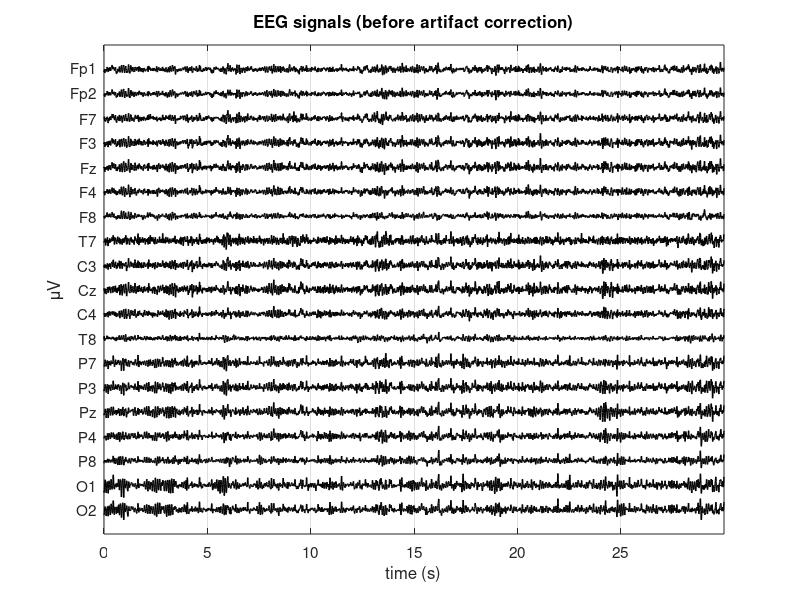

MATLAB code for this plot: (Note: this script raises an error after producing the figure.)
%% CLOSED-EYES ICA STAGE - Suggestion: run one section at a time
%%same steps as the open-eyes ICA stage
%% Closed-Eyes ICA Stage Point 1 - Load the file and plot the 19 EEG signals in time (before artifact correction)
%%Being the signals acquired in closed eyes condition, the blinking
%%artifact in frontal electrodes is not present

clear
close all
clc

load EYES_CLOSED.mat

[n,m] = size(X); % n channels, m time samples

t=[0:1:m-1]/srate; % time axis in seconds


% I plot the first 30 seconds of the tracing 
start=1;
stop=30*srate; %m;
delta=100;

figure
for i = 1:n
    plot(t(start:stop), X(i,start:stop)-delta*(i-1), 'k','linewidth',1);
    hold on
end
xlim([t(start) t(stop)])
ylim([-delta*n delta])
xlabel('time (s)')
ylabel('\muV')
title('EEG signals (before artifact correction)')
set(gca,'ytick',[-delta*(n-1):delta:0])
set(gca,'ytickLabel',fliplr(ch_names))
set(gca,'fontsize',11)
grid

%% Closed-Eyes ICA Stage Point 2 - Compute and plot the power spectral density of the 19 EEG signals (before artifact correction)
%It is possible to note that the signals here, compared to Open-Eyes ICA Stage, has
%a more prominent alpha activity (peak around 10 Hz) since here the subject
%is with closed eyes, and alpha rhythm is amplified in absence of visual
%input

window=srate*5;  %I use sections of 5 seconds (number of points per section = 5*srate=5*128)
NFFT=2*window; %number of points used for estimation of PSD = 10*srate-->zero-padding to increase
% frequency resolution up to 0.1 Hz  (freq res = srate/NFFT = srate/(10*srate)=0.1 Hz)
[PSD,f]=pwelch(X',window,[],NFFT,srate); %each column of PSD contains the power spectral
% density of the corresponding column of X', that is the i-th column of PSD
% contains the PSD of the i-th EEG channel 

figure
for i = 1:n
    subplot(4,5,i)
    plot(f, PSD(:,i),'color',[0 0 0],'linewidth',1);
    title(ch_names{i})
    xlim([0.5 50])
    xlabel('Hz');
    ylabel('{\muV}^2/Hz')  
end
sgtitle('PSD of EEG signals (before artifact correction)')

%% Closed-Eyes ICA Stage Point 3 - Save the EEG data X for their use in EEGLAB

%%comment the following instruction after the first usage
%save closed_eyes_ica_input.mat X

%% Closed-Eyes ICA Stage Point 4  - Perform ICA and obtain the demixing matrix (using the GUI of EEGLAB)
% Follow the instructions in the text of Closed-Eyes ICA Stage (same as in Open-Eyes ICA Stage: in eeglab, import closed_eyes_ica_input.mat, compute and export the demixing
% matrix (here saved in matrixW_closed_eyes.txt), plot the topographical maps and save them in a .fig file (here
% mapICs_closed_eyes.fig)

%% Closed-Eyes ICA Stage Point 5 - Load the demixing matrix, compute and plot the ICs as a function of time

load matrixW_closed_eyes.txt 
W=matrixW_closed_eyes;
A=inv(W); % mixing matrix A obtained by inverting the demixing matrix W
Y=W*X;  % Y contains the estimated independent components (n x m)

labels_IC=cell(1,size(Y,1)); % 1 x n
for i=1:size(Y,1)
    labels_IC{i}=['IC',num2str(i)];
end

% I plot 30 seconds 

start=1;
stop=30*srate; 

delta=20;

figure
for i = 1:n
    plot(t(start:stop), Y(i,start:stop)-delta*(i-1), 'k','linewidth',1);
    hold on
end
xlim([t(start) t(stop)])
ylim([-delta*n delta])
xlabel('time (s)')
ylabel('\muV')
title('estimated independent components')
set(gca,'ytick',[-delta*(n-1):delta:0])
set(gca,'yticklabel',fliplr(labels_IC))
set(gca,'fontsize',11)
grid

%% Closed-Eyes ICA Stage Point 6 - Compute and plot the power spectral density of the estimated ICs

%same parameter setting as for EEG signals (X)
window=5*srate; 
NFFT=2*window; 
[PSD_IC,f]=pwelch(Y',window,[],NFFT,srate);

figure
for i = 1:n
    subplot(4,5,i)
    plot(f, PSD_IC(:,i),'k','linewidth',1);
    title(labels_IC{i})
    xlim([0.5 50])
    xlabel('Hz')
    ylabel('{\muV}^2/Hz')
    grid
end
sgtitle('PSD of estimated independent components')

%% Closed-Eyes ICA Stage Point 7 - Identification of artifact components via exploration of time pattern, PSD, topographical map
%%you can also open  the figure of the topographical maps created using
%%EEGLAB (uncomment the following instruction)
%openfig('mapICs_closed_eyes.fig');

%%I use the next istruction to better explore some ICs (IMPORTANT: since
%%this function uses the topoplot function of EEGLAB toolbox, you need
%%first to launch EEGLAB (then you can close the EEGLAB GUI).In general,
%%it is useful to inspect all the ICs using the function plot_IC.m. 
index_IC=[1,12:19];
plot_IC(index_IC,A,Y,PSD_IC,f,'Standard-10-20-Cap19.locs',srate,t(1),t(end))

% IC1 ECG artifact; this is the most evident
% Also ICs from 12 to 19 seem to  contains some artifacts (e.g. muscle/eye activity) 
% rather than useful signals; here I eliminate  12:19. Actually thet contribute
% little to the variance of data X, hence their removal has just a
% little effect. 
    
%% Closed-Eyes ICA Stage Point 8 - Removal of the main artifact components, reconstruction of cleaned EEG, time pattern and PSD of the cleaned EEG

Snew=Y;
Snew([1,12:19],:)=0; % I cancel the ICs identified as artifact components

Xnew=A*Snew; % these are the EEG signals cleaned from the identified artifact components

delta=100;

start=1;
stop=30*srate;

figure
for i = 1:n
    plot(t(start:stop), Xnew(i,start:stop)-delta*(i-1), 'k','linewidth',1);
    hold on
end
xlim([t(start) t(stop)])
ylim([-delta*n delta])
xlabel('time (s)')
ylabel('\muV')
title('EEG signals (after artifact correction)')
set(gca,'ytick',[-delta*(n-1):delta:0])
set(gca,'ytickLabel',fliplr(ch_names))
set(gca,'fontsize',11)
grid
% compare the figure 'EEG signals (after artifact correction)' vs 'EEG signals (before artifact correction)'

window=srate*5;
NFFY=2*window; 

[PSDnew,f]=pwelch(Xnew',window,[],NFFT,srate); 

figure
for i = 1:n
    subplot(4,5,i)
    plot(f, PSDnew(:,i),'r','linewidth',1);
    title(ch_names{i})
    xlim([0.5 50])
    xlabel('Hz')
    ylabel('{\muV}^2/Hz')
end
sgtitle('PSD of EEG signals (after artifact correction)')
% compare the figure 'PSD of EEG signals (after artifact correction)' vs s'PSD of EEG signals (before artifact correction)'

% overlapping between PSD of EEG signals before and after artifact
figure
for i = 1:n
    subplot(4,5,i)
    plot(f, PSD(:,i),'k','linewidth',1);
    hold on
    plot(f, PSDnew(:,i),'r','linewidth',1);
    title(ch_names{i})
    xlim([0.5 50])
    xlabel('Hz')
    ylabel('{\muV}^2/Hz')
end
sgtitle('PSD of EEG signals (before vs after artifact correction)')
